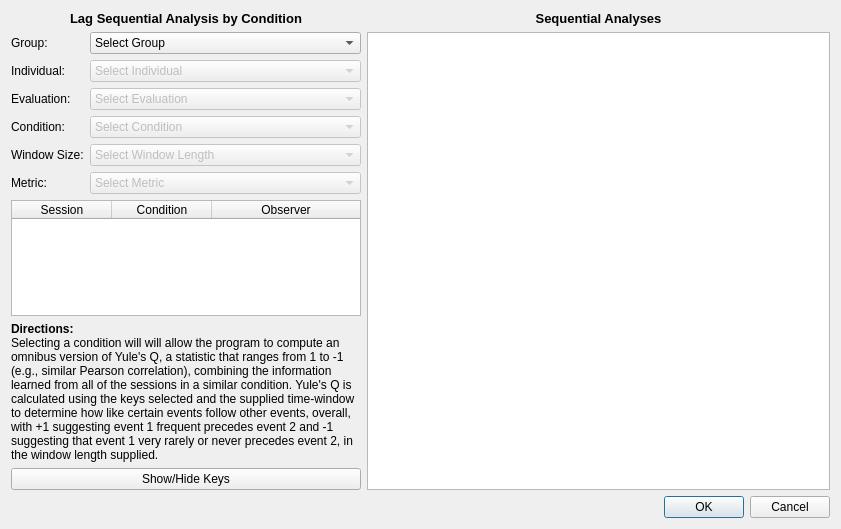
<?xml version="1.0" encoding="UTF-8"?>
<ui version="4.0">
 <class>SequentialConditionAnalysisDialog</class>
 <widget class="QDialog" name="SequentialConditionAnalysisDialog">
  <property name="geometry">
   <rect>
    <x>0</x>
    <y>0</y>
    <width>841</width>
    <height>529</height>
   </rect>
  </property>
  <property name="windowTitle">
   <string>Dialog</string>
  </property>
  <layout class="QVBoxLayout" name="verticalLayout">
   <item>
    <layout class="QHBoxLayout" name="horizontalLayout">
     <item>
      <widget class="QFrame" name="frame">
       <property name="maximumSize">
        <size>
         <width>350</width>
         <height>16777215</height>
        </size>
       </property>
       <property name="frameShape">
        <enum>QFrame::NoFrame</enum>
       </property>
       <property name="frameShadow">
        <enum>QFrame::Raised</enum>
       </property>
       <layout class="QVBoxLayout" name="verticalLayout_4">
        <property name="leftMargin">
         <number>0</number>
        </property>
        <property name="topMargin">
         <number>0</number>
        </property>
        <property name="rightMargin">
         <number>0</number>
        </property>
        <property name="bottomMargin">
         <number>0</number>
        </property>
        <item>
         <widget class="QLabel" name="label_6">
          <property name="text">
           <string>&lt;html&gt;&lt;head/&gt;&lt;body&gt;&lt;p align=&quot;center&quot;&gt;&lt;span style=&quot; font-size:10pt; font-weight:600;&quot;&gt;Lag Sequential Analysis by Condition&lt;/span&gt;&lt;/p&gt;&lt;/body&gt;&lt;/html&gt;</string>
          </property>
         </widget>
        </item>
        <item>
         <layout class="QVBoxLayout" name="verticalLayout_3">
          <item>
           <layout class="QFormLayout" name="formLayout">
            <property name="fieldGrowthPolicy">
             <enum>QFormLayout::ExpandingFieldsGrow</enum>
            </property>
            <item row="0" column="0">
             <widget class="QLabel" name="labelGroup">
              <property name="text">
               <string>Group:</string>
              </property>
             </widget>
            </item>
            <item row="0" column="1">
             <widget class="QComboBox" name="comboBoxGroup">
              <property name="sizePolicy">
               <sizepolicy hsizetype="Expanding" vsizetype="Fixed">
                <horstretch>0</horstretch>
                <verstretch>0</verstretch>
               </sizepolicy>
              </property>
              <item>
               <property name="text">
                <string>Select Group</string>
               </property>
              </item>
             </widget>
            </item>
            <item row="1" column="0">
             <widget class="QLabel" name="labelIndividual">
              <property name="text">
               <string>Individual:</string>
              </property>
             </widget>
            </item>
            <item row="1" column="1">
             <widget class="QComboBox" name="comboBoxIndividual">
              <property name="enabled">
               <bool>false</bool>
              </property>
              <property name="sizePolicy">
               <sizepolicy hsizetype="Expanding" vsizetype="Fixed">
                <horstretch>0</horstretch>
                <verstretch>0</verstretch>
               </sizepolicy>
              </property>
              <item>
               <property name="text">
                <string>Select Individual</string>
               </property>
              </item>
             </widget>
            </item>
            <item row="2" column="0">
             <widget class="QLabel" name="labelEvaluation">
              <property name="text">
               <string>Evaluation:</string>
              </property>
             </widget>
            </item>
            <item row="2" column="1">
             <widget class="QComboBox" name="comboBoxEvaluation">
              <property name="enabled">
               <bool>false</bool>
              </property>
              <property name="sizePolicy">
               <sizepolicy hsizetype="Expanding" vsizetype="Fixed">
                <horstretch>0</horstretch>
                <verstretch>0</verstretch>
               </sizepolicy>
              </property>
              <item>
               <property name="text">
                <string>Select Evaluation</string>
               </property>
              </item>
             </widget>
            </item>
            <item row="3" column="0">
             <widget class="QLabel" name="labelCondition">
              <property name="text">
               <string>Condition:</string>
              </property>
             </widget>
            </item>
            <item row="3" column="1">
             <widget class="QComboBox" name="comboBoxCondition">
              <property name="enabled">
               <bool>false</bool>
              </property>
              <property name="sizePolicy">
               <sizepolicy hsizetype="Expanding" vsizetype="Fixed">
                <horstretch>0</horstretch>
                <verstretch>0</verstretch>
               </sizepolicy>
              </property>
              <item>
               <property name="text">
                <string>Select Condition</string>
               </property>
              </item>
             </widget>
            </item>
            <item row="4" column="0">
             <widget class="QLabel" name="labelWindowSize">
              <property name="text">
               <string>Window Size:</string>
              </property>
             </widget>
            </item>
            <item row="4" column="1">
             <widget class="QComboBox" name="comboBoxWindowSize">
              <property name="enabled">
               <bool>false</bool>
              </property>
              <property name="sizePolicy">
               <sizepolicy hsizetype="Expanding" vsizetype="Fixed">
                <horstretch>0</horstretch>
                <verstretch>0</verstretch>
               </sizepolicy>
              </property>
              <item>
               <property name="text">
                <string>Select Window Length</string>
               </property>
              </item>
              <item>
               <property name="text">
                <string>2 Seconds</string>
               </property>
              </item>
              <item>
               <property name="text">
                <string>3 Seconds</string>
               </property>
              </item>
              <item>
               <property name="text">
                <string>4 Seconds</string>
               </property>
              </item>
              <item>
               <property name="text">
                <string>5 Seconds</string>
               </property>
              </item>
              <item>
               <property name="text">
                <string>10 Seconds</string>
               </property>
              </item>
              <item>
               <property name="text">
                <string>15 Seconds</string>
               </property>
              </item>
              <item>
               <property name="text">
                <string>30 Seconds</string>
               </property>
              </item>
             </widget>
            </item>
            <item row="5" column="0">
             <widget class="QLabel" name="labelMetric">
              <property name="text">
               <string>Metric:</string>
              </property>
             </widget>
            </item>
            <item row="5" column="1">
             <widget class="QComboBox" name="comboBoxMetric">
              <property name="enabled">
               <bool>false</bool>
              </property>
              <property name="sizePolicy">
               <sizepolicy hsizetype="Expanding" vsizetype="Fixed">
                <horstretch>0</horstretch>
                <verstretch>0</verstretch>
               </sizepolicy>
              </property>
              <item>
               <property name="text">
                <string>Select Metric</string>
               </property>
              </item>
              <item>
               <property name="text">
                <string>Yule's Q</string>
               </property>
              </item>
              <item>
               <property name="text">
                <string>Operant Contingency Value</string>
               </property>
              </item>
              <item>
               <property name="text">
                <string>Odds Ratio</string>
               </property>
              </item>
             </widget>
            </item>
           </layout>
          </item>
         </layout>
        </item>
        <item>
         <widget class="QTableWidget" name="tableWidget">
          <property name="maximumSize">
           <size>
            <width>16777215</width>
            <height>16777215</height>
           </size>
          </property>
          <property name="editTriggers">
           <set>QAbstractItemView::NoEditTriggers</set>
          </property>
          <attribute name="horizontalHeaderStretchLastSection">
           <bool>true</bool>
          </attribute>
          <attribute name="verticalHeaderVisible">
           <bool>false</bool>
          </attribute>
          <column>
           <property name="text">
            <string>Session</string>
           </property>
          </column>
          <column>
           <property name="text">
            <string>Condition</string>
           </property>
          </column>
          <column>
           <property name="text">
            <string>Observer</string>
           </property>
          </column>
         </widget>
        </item>
        <item>
         <widget class="QLabel" name="label">
          <property name="text">
           <string>&lt;html&gt;&lt;head/&gt;&lt;body&gt;&lt;p&gt;&lt;span style=&quot; font-weight:600;&quot;&gt;Directions:&lt;br/&gt;&lt;/span&gt;Selecting a condition will will allow the program to compute an omnibus version of Yule's Q, a statistic that ranges from 1 to -1 (e.g., similar Pearson correlation), combining the information learned from all of the sessions in a similar condition. Yule's Q is calculated using the keys selected and the supplied time-window to determine how like certain events follow other events, overall, with +1 suggesting event 1 frequent precedes event 2 and -1 suggesting that event 1 very rarely or never precedes event 2, in the window length supplied.&lt;/p&gt;&lt;/body&gt;&lt;/html&gt;</string>
          </property>
          <property name="wordWrap">
           <bool>true</bool>
          </property>
         </widget>
        </item>
        <item>
         <widget class="QPushButton" name="pushButton">
          <property name="text">
           <string>Show/Hide Keys</string>
          </property>
         </widget>
        </item>
       </layout>
      </widget>
     </item>
     <item>
      <layout class="QVBoxLayout" name="verticalLayout_2">
       <item>
        <widget class="QLabel" name="labelTitle">
         <property name="text">
          <string>&lt;html&gt;&lt;head/&gt;&lt;body&gt;&lt;p align=&quot;center&quot;&gt;&lt;span style=&quot; font-size:10pt; font-weight:600;&quot;&gt;Sequential Analyses&lt;/span&gt;&lt;/p&gt;&lt;/body&gt;&lt;/html&gt;</string>
         </property>
        </widget>
       </item>
       <item>
        <widget class="QTableWidget" name="tableWidgetOutputs">
         <property name="editTriggers">
          <set>QAbstractItemView::NoEditTriggers</set>
         </property>
         <attribute name="horizontalHeaderStretchLastSection">
          <bool>true</bool>
         </attribute>
        </widget>
       </item>
      </layout>
     </item>
    </layout>
   </item>
   <item>
    <widget class="QDialogButtonBox" name="buttonBox">
     <property name="orientation">
      <enum>Qt::Horizontal</enum>
     </property>
     <property name="standardButtons">
      <set>QDialogButtonBox::Cancel|QDialogButtonBox::Ok</set>
     </property>
    </widget>
   </item>
  </layout>
 </widget>
 <resources/>
 <connections>
  <connection>
   <sender>buttonBox</sender>
   <signal>accepted()</signal>
   <receiver>SequentialConditionAnalysisDialog</receiver>
   <slot>accept()</slot>
   <hints>
    <hint type="sourcelabel">
     <x>248</x>
     <y>254</y>
    </hint>
    <hint type="destinationlabel">
     <x>157</x>
     <y>274</y>
    </hint>
   </hints>
  </connection>
  <connection>
   <sender>buttonBox</sender>
   <signal>rejected()</signal>
   <receiver>SequentialConditionAnalysisDialog</receiver>
   <slot>reject()</slot>
   <hints>
    <hint type="sourcelabel">
     <x>316</x>
     <y>260</y>
    </hint>
    <hint type="destinationlabel">
     <x>286</x>
     <y>274</y>
    </hint>
   </hints>
  </connection>
 </connections>
</ui>
